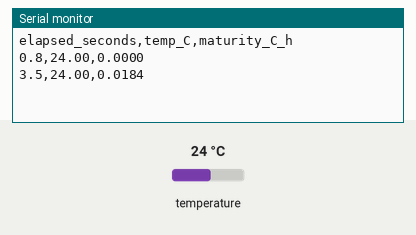
Simulated run of this sketch. Board: ESP32. Shown: the last lines printed to the serial monitor. The inputs (shaded band) are chosen by the test bench; at power-on: temperature 24 °C.

Above: at 4.3 s.
4.4 s: temperature set to 12 °C
At 7.0 s:
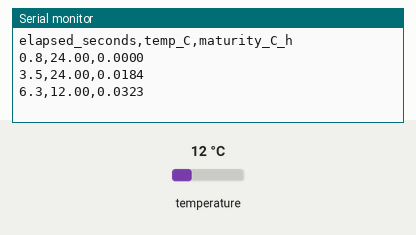
8.1 s: temperature set to 19 °C
At 10.2 s:
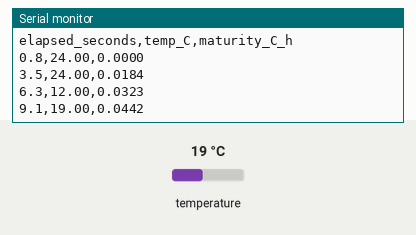
Timing chart, 0 to 11.7 s (numbered marks = the images above; inputs shaded):
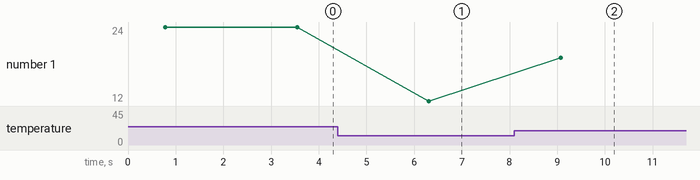

The sketch:

sketch.ino
```cpp
#include <OneWire.h>
#include <DallasTemperature.h>

#define ONE_WIRE_PIN 15

const float DATUM_C = 0.0;
OneWire oneWire(ONE_WIRE_PIN);
DallasTemperature sensors(&oneWire);

unsigned long previousMs = 0;
float previousTempC = 0;
double maturityCelsiusHours = 0;
bool havePreviousReading = false;

void setup() {
  Serial.begin(115200);
  sensors.begin();
  Serial.println("elapsed_seconds,temp_C,maturity_C_h");
}

void loop() {
  sensors.requestTemperatures();
  float tempC = sensors.getTempCByIndex(0);

  if (tempC < -55 || tempC > 125) {
    Serial.println("Sensor reading error; check the wiring.");
    delay(2000);
    return;
  }

  unsigned long now = millis();

  if (havePreviousReading) {
    float averageTempC = (previousTempC + tempC) / 2.0;
    float elapsedHours = (now - previousMs) / 3600000.0;
    maturityCelsiusHours += max(0.0f, averageTempC - DATUM_C) * elapsedHours;
  }

  previousMs = now;
  previousTempC = tempC;
  havePreviousReading = true;

Serial.print(millis() / 1000.0, 1);
Serial.print(',');
Serial.print(tempC, 2);
Serial.print(',');
Serial.println(maturityCelsiusHours, 4);

  delay(2000);
}
```

Measured:
- after the input at 4.4 s, the serial monitor: prints a new line after 1.9 s (image 1)
- after the input at 8.1 s, the serial monitor: prints a new line after 0.97 s (image 2)
- plotted number 1: 24 → 12 after the input at 4.4 s, 12 → 19 after the input at 8.1 s
